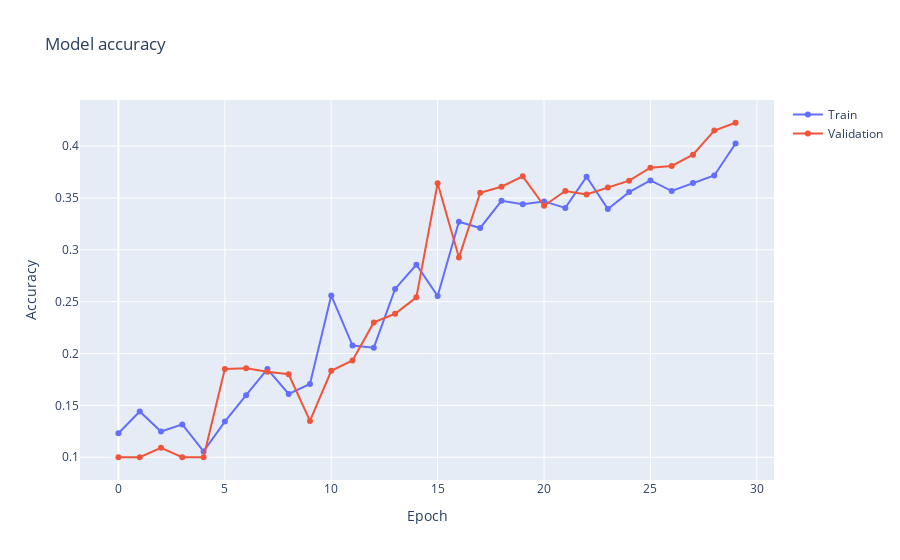

Notebook source saved alongside this figure:
### Code cell
# Plot training & validation accuracy values
fig = go.Figure()
fig.add_trace(go.Scatter(
    y=history.history['accuracy'],
    mode='lines+markers',
    name='Train'
))
fig.add_trace(go.Scatter(
    y=history.history['val_accuracy'],
    mode='lines+markers',
    name='Validation'
))
fig.update_layout(
    title='Model accuracy',
    xaxis_title='Epoch',
    yaxis_title='Accuracy'
)
fig.show()

### Figure 1 — Plotly figure (JSON) as saved in the notebook; plotly's stock layout.template omitted (floating-point values rounded to 4 significant figures)
{"data": [{"mode": "lines+markers", "name": "Train", "type": "scatter", "y": [0.1231, 0.1442, 0.1248, 0.1317, 0.1056, 0.1344, 0.1598, 0.185, 0.161, 0.1706, 0.256, 0.2077, 0.2056, 0.2623, 0.2856, 0.2554, 0.3271, 0.321, 0.3473, 0.344, 0.3467, 0.3404, 0.3704, 0.3394, 0.3556, 0.3669, 0.3567, 0.3644, 0.3717, 0.4025]}, {"mode": "lines+markers", "name": "Validation", "type": "scatter", "y": [0.1, 0.1, 0.1092, 0.1, 0.1, 0.185, 0.1858, 0.1825, 0.18, 0.135, 0.1833, 0.1933, 0.23, 0.2383, 0.2542, 0.3642, 0.2925, 0.355, 0.3608, 0.3708, 0.3425, 0.3567, 0.3533, 0.36, 0.3667, 0.3792, 0.3808, 0.3917, 0.415, 0.4225]}], "layout": {"title": {"text": "Model accuracy"}, "xaxis": {"title": {"text": "Epoch"}}, "yaxis": {"title": {"text": "Accuracy"}}}}
